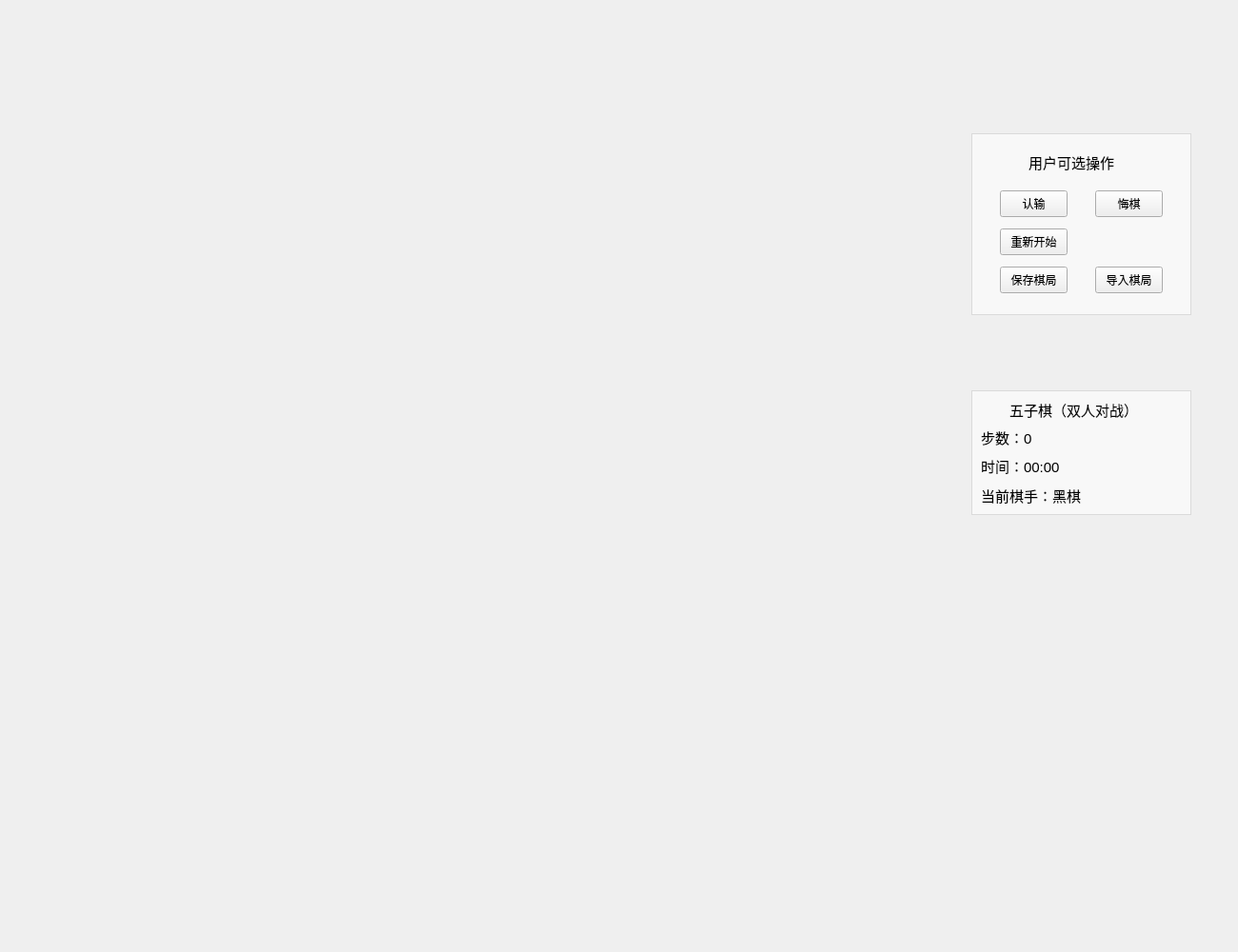
<?xml version="1.0" encoding="UTF-8"?>
<ui version="4.0">
 <class>GobangWindow</class>
 <widget class="QMainWindow" name="GobangWindow">
  <property name="geometry">
   <rect>
    <x>0</x>
    <y>0</y>
    <width>1300</width>
    <height>1000</height>
   </rect>
  </property>
  <property name="minimumSize">
   <size>
    <width>1300</width>
    <height>1000</height>
   </size>
  </property>
  <property name="maximumSize">
   <size>
    <width>1300</width>
    <height>1000</height>
   </size>
  </property>
  <property name="windowTitle">
   <string>MainWindow</string>
  </property>
  <property name="styleSheet">
   <string notr="true"/>
  </property>
  <widget class="QWidget" name="centralwidget">
   <widget class="QWidget" name="chessboard" native="true">
    <property name="geometry">
     <rect>
      <x>0</x>
      <y>0</y>
      <width>1000</width>
      <height>1000</height>
     </rect>
    </property>
    <property name="styleSheet">
     <string notr="true">border-image: url(:/bg/image/chessboard.png);</string>
    </property>
   </widget>
   <widget class="QWidget" name="ChessCan" native="true">
    <property name="geometry">
     <rect>
      <x>1030</x>
      <y>610</y>
      <width>220</width>
      <height>220</height>
     </rect>
    </property>
    <property name="styleSheet">
     <string notr="true">border-image: url(:/bg/image/blacks-removebg-preview.png);</string>
    </property>
   </widget>
   <widget class="QTextBrowser" name="textBrowser">
    <property name="geometry">
     <rect>
      <x>1020</x>
      <y>410</y>
      <width>231</width>
      <height>131</height>
     </rect>
    </property>
    <property name="styleSheet">
     <string notr="true">background-color: rgba(255, 255, 255, 150);</string>
    </property>
    <property name="html">
     <string>&lt;!DOCTYPE HTML PUBLIC &quot;-//W3C//DTD HTML 4.0//EN&quot; &quot;http://www.w3.org/TR/REC-html40/strict.dtd&quot;&gt;
&lt;html&gt;&lt;head&gt;&lt;meta name=&quot;qrichtext&quot; content=&quot;1&quot; /&gt;&lt;style type=&quot;text/css&quot;&gt;
p, li { white-space: pre-wrap; }
&lt;/style&gt;&lt;/head&gt;&lt;body style=&quot; font-family:'SimSun'; font-size:9pt; font-weight:400; font-style:normal;&quot;&gt;
&lt;p align=&quot;center&quot; style=&quot;-qt-paragraph-type:empty; margin-top:0px; margin-bottom:0px; margin-left:0px; margin-right:0px; -qt-block-indent:0; text-indent:0px; font-size:10.8pt;&quot;&gt;&lt;br /&gt;&lt;/p&gt;&lt;/body&gt;&lt;/html&gt;</string>
    </property>
   </widget>
   <widget class="QLabel" name="label">
    <property name="geometry">
     <rect>
      <x>1060</x>
      <y>420</y>
      <width>161</width>
      <height>20</height>
     </rect>
    </property>
    <property name="font">
     <font>
      <pointsize>11</pointsize>
     </font>
    </property>
    <property name="text">
     <string>五子棋（双人对战）</string>
    </property>
   </widget>
   <widget class="QLabel" name="label_2">
    <property name="geometry">
     <rect>
      <x>1030</x>
      <y>450</y>
      <width>111</width>
      <height>18</height>
     </rect>
    </property>
    <property name="font">
     <font>
      <pointsize>11</pointsize>
     </font>
    </property>
    <property name="text">
     <string>步数：0</string>
    </property>
   </widget>
   <widget class="QLabel" name="label_3">
    <property name="geometry">
     <rect>
      <x>1030</x>
      <y>480</y>
      <width>161</width>
      <height>18</height>
     </rect>
    </property>
    <property name="font">
     <font>
      <pointsize>11</pointsize>
     </font>
    </property>
    <property name="text">
     <string>时间：00:00</string>
    </property>
   </widget>
   <widget class="QLabel" name="result_label">
    <property name="geometry">
     <rect>
      <x>240</x>
      <y>239</y>
      <width>521</width>
      <height>191</height>
     </rect>
    </property>
    <property name="font">
     <font>
      <pointsize>90</pointsize>
     </font>
    </property>
    <property name="text">
     <string/>
    </property>
   </widget>
   <widget class="QLabel" name="label_4">
    <property name="geometry">
     <rect>
      <x>1030</x>
      <y>510</y>
      <width>211</width>
      <height>20</height>
     </rect>
    </property>
    <property name="font">
     <font>
      <pointsize>11</pointsize>
     </font>
    </property>
    <property name="text">
     <string>当前棋手：黑棋</string>
    </property>
   </widget>
   <widget class="QTextBrowser" name="textBrowser_2">
    <property name="geometry">
     <rect>
      <x>1020</x>
      <y>140</y>
      <width>231</width>
      <height>191</height>
     </rect>
    </property>
    <property name="styleSheet">
     <string notr="true">background-color: rgba(255, 255, 255, 150);</string>
    </property>
    <property name="html">
     <string>&lt;!DOCTYPE HTML PUBLIC &quot;-//W3C//DTD HTML 4.0//EN&quot; &quot;http://www.w3.org/TR/REC-html40/strict.dtd&quot;&gt;
&lt;html&gt;&lt;head&gt;&lt;meta name=&quot;qrichtext&quot; content=&quot;1&quot; /&gt;&lt;style type=&quot;text/css&quot;&gt;
p, li { white-space: pre-wrap; }
&lt;/style&gt;&lt;/head&gt;&lt;body style=&quot; font-family:'SimSun'; font-size:9pt; font-weight:400; font-style:normal;&quot;&gt;
&lt;p align=&quot;center&quot; style=&quot;-qt-paragraph-type:empty; margin-top:0px; margin-bottom:0px; margin-left:0px; margin-right:0px; -qt-block-indent:0; text-indent:0px; font-size:10.8pt;&quot;&gt;&lt;br /&gt;&lt;/p&gt;&lt;/body&gt;&lt;/html&gt;</string>
    </property>
   </widget>
   <widget class="QPushButton" name="yeildBtn">
    <property name="geometry">
     <rect>
      <x>1050</x>
      <y>200</y>
      <width>71</width>
      <height>28</height>
     </rect>
    </property>
    <property name="text">
     <string>认输</string>
    </property>
   </widget>
   <widget class="QPushButton" name="restartBtn">
    <property name="geometry">
     <rect>
      <x>1050</x>
      <y>240</y>
      <width>71</width>
      <height>28</height>
     </rect>
    </property>
    <property name="text">
     <string>重新开始</string>
    </property>
   </widget>
   <widget class="QPushButton" name="retractBtn">
    <property name="geometry">
     <rect>
      <x>1150</x>
      <y>200</y>
      <width>71</width>
      <height>28</height>
     </rect>
    </property>
    <property name="text">
     <string>悔棋</string>
    </property>
   </widget>
   <widget class="QPushButton" name="storeBtn">
    <property name="geometry">
     <rect>
      <x>1050</x>
      <y>280</y>
      <width>71</width>
      <height>28</height>
     </rect>
    </property>
    <property name="text">
     <string>保存棋局</string>
    </property>
   </widget>
   <widget class="QPushButton" name="loadBtn">
    <property name="geometry">
     <rect>
      <x>1150</x>
      <y>280</y>
      <width>71</width>
      <height>28</height>
     </rect>
    </property>
    <property name="text">
     <string>导入棋局</string>
    </property>
   </widget>
   <widget class="QLabel" name="label_5">
    <property name="geometry">
     <rect>
      <x>1080</x>
      <y>160</y>
      <width>111</width>
      <height>20</height>
     </rect>
    </property>
    <property name="font">
     <font>
      <pointsize>11</pointsize>
     </font>
    </property>
    <property name="text">
     <string>用户可选操作</string>
    </property>
   </widget>
  </widget>
 </widget>
 <resources>
  <include location="gobang_qrc.qrc"/>
 </resources>
 <connections/>
</ui>
